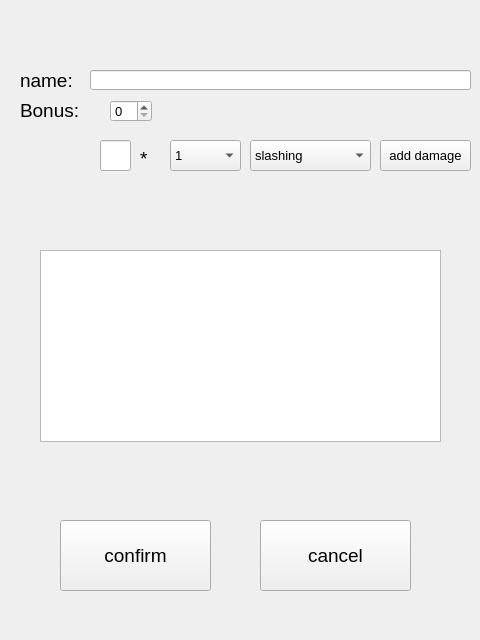
<?xml version="1.0" encoding="UTF-8"?>
<ui version="4.0">
 <class>wepSetup</class>
 <widget class="QWidget" name="wepSetup">
  <property name="geometry">
   <rect>
    <x>0</x>
    <y>0</y>
    <width>480</width>
    <height>640</height>
   </rect>
  </property>
  <property name="font">
   <font>
    <pointsize>10</pointsize>
   </font>
  </property>
  <property name="windowTitle">
   <string>Form</string>
  </property>
  <widget class="QComboBox" name="dice">
   <property name="geometry">
    <rect>
     <x>170</x>
     <y>140</y>
     <width>71</width>
     <height>31</height>
    </rect>
   </property>
   <item>
    <property name="text">
     <string>1</string>
    </property>
   </item>
   <item>
    <property name="text">
     <string>d4</string>
    </property>
   </item>
   <item>
    <property name="text">
     <string>d6</string>
    </property>
   </item>
   <item>
    <property name="text">
     <string>d8</string>
    </property>
   </item>
   <item>
    <property name="text">
     <string>d10</string>
    </property>
   </item>
   <item>
    <property name="text">
     <string>d12</string>
    </property>
   </item>
   <item>
    <property name="text">
     <string>d20</string>
    </property>
   </item>
  </widget>
  <widget class="QTextBrowser" name="fOut">
   <property name="geometry">
    <rect>
     <x>40</x>
     <y>250</y>
     <width>401</width>
     <height>192</height>
    </rect>
   </property>
  </widget>
  <widget class="QLabel" name="times">
   <property name="geometry">
    <rect>
     <x>140</x>
     <y>150</y>
     <width>16</width>
     <height>16</height>
    </rect>
   </property>
   <property name="font">
    <font>
     <pointsize>14</pointsize>
    </font>
   </property>
   <property name="text">
    <string>*</string>
   </property>
  </widget>
  <widget class="QLineEdit" name="ndice">
   <property name="geometry">
    <rect>
     <x>100</x>
     <y>140</y>
     <width>31</width>
     <height>31</height>
    </rect>
   </property>
  </widget>
  <widget class="QPushButton" name="addDamage">
   <property name="geometry">
    <rect>
     <x>380</x>
     <y>140</y>
     <width>91</width>
     <height>31</height>
    </rect>
   </property>
   <property name="text">
    <string>add damage</string>
   </property>
  </widget>
  <widget class="QComboBox" name="damage">
   <property name="geometry">
    <rect>
     <x>250</x>
     <y>140</y>
     <width>121</width>
     <height>31</height>
    </rect>
   </property>
   <item>
    <property name="text">
     <string>slashing</string>
    </property>
   </item>
   <item>
    <property name="text">
     <string>piercing</string>
    </property>
   </item>
   <item>
    <property name="text">
     <string>bludgeoning</string>
    </property>
   </item>
   <item>
    <property name="text">
     <string>force</string>
    </property>
   </item>
   <item>
    <property name="text">
     <string>cold</string>
    </property>
   </item>
   <item>
    <property name="text">
     <string>fire</string>
    </property>
   </item>
   <item>
    <property name="text">
     <string>necrotic</string>
    </property>
   </item>
   <item>
    <property name="text">
     <string>radiant</string>
    </property>
   </item>
   <item>
    <property name="text">
     <string>psychic</string>
    </property>
   </item>
   <item>
    <property name="text">
     <string>lightning</string>
    </property>
   </item>
   <item>
    <property name="text">
     <string>thunder</string>
    </property>
   </item>
   <item>
    <property name="text">
     <string>acid</string>
    </property>
   </item>
   <item>
    <property name="text">
     <string>poison</string>
    </property>
   </item>
  </widget>
  <widget class="QLineEdit" name="wepName">
   <property name="geometry">
    <rect>
     <x>90</x>
     <y>70</y>
     <width>381</width>
     <height>20</height>
    </rect>
   </property>
  </widget>
  <widget class="QLabel" name="label">
   <property name="geometry">
    <rect>
     <x>20</x>
     <y>70</y>
     <width>71</width>
     <height>21</height>
    </rect>
   </property>
   <property name="font">
    <font>
     <pointsize>14</pointsize>
    </font>
   </property>
   <property name="text">
    <string>name:</string>
   </property>
  </widget>
  <widget class="QPushButton" name="confirm">
   <property name="geometry">
    <rect>
     <x>60</x>
     <y>520</y>
     <width>151</width>
     <height>71</height>
    </rect>
   </property>
   <property name="font">
    <font>
     <pointsize>14</pointsize>
    </font>
   </property>
   <property name="text">
    <string>confirm</string>
   </property>
  </widget>
  <widget class="QPushButton" name="cancel">
   <property name="geometry">
    <rect>
     <x>260</x>
     <y>520</y>
     <width>151</width>
     <height>71</height>
    </rect>
   </property>
   <property name="font">
    <font>
     <pointsize>14</pointsize>
    </font>
   </property>
   <property name="text">
    <string>cancel</string>
   </property>
  </widget>
  <widget class="QLabel" name="label_2">
   <property name="geometry">
    <rect>
     <x>20</x>
     <y>100</y>
     <width>71</width>
     <height>21</height>
    </rect>
   </property>
   <property name="font">
    <font>
     <pointsize>14</pointsize>
    </font>
   </property>
   <property name="text">
    <string>Bonus:</string>
   </property>
  </widget>
  <widget class="QSpinBox" name="bonus">
   <property name="geometry">
    <rect>
     <x>110</x>
     <y>100</y>
     <width>42</width>
     <height>22</height>
    </rect>
   </property>
  </widget>
 </widget>
 <resources/>
 <connections/>
</ui>
